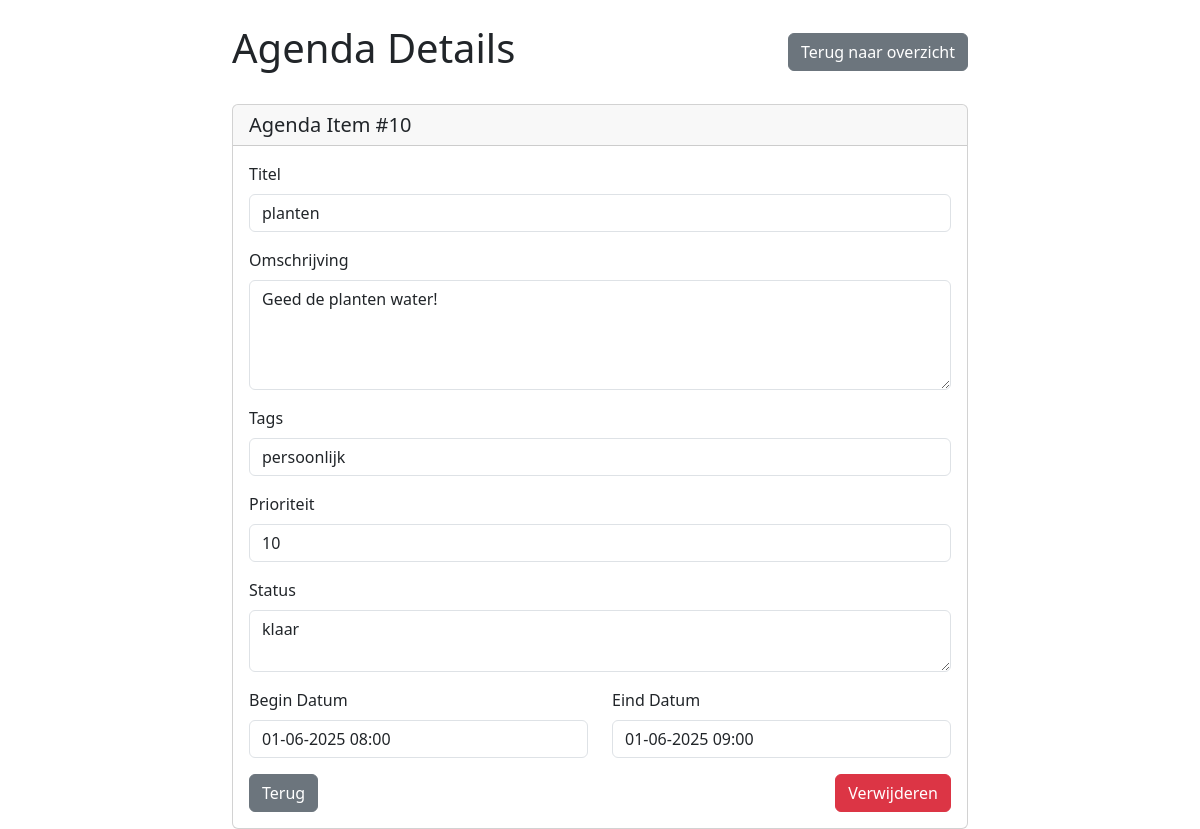
Screenshot of /php2/agenda_item.php?ID=10 with the database file from the repository.
### tables this page shows
CREATE TABLE "crud_agenda"
(
    ID           integer not null
        constraint crud_agenda_pk
            primary key autoincrement,
    titel        TEXT    not null,
    omschrijving TEXT    not null,
    begin_datum  DATE    not null,
    eind_datum   DATE    not null,
    prioriteit   integer not null,
    status       TEXT    not null,
    tags         TEXT
);

### php2/agenda_item.php (called while the page is built, shortened)
<?php
require "config.php";
$id = $_GET["ID"] ?? null;
try {
    $query = "SELECT * FROM crud_agenda WHERE ID = :id";
    $stmt = $pdo->prepare($query);
    $stmt->bindParam(":id", $id);
    $stmt->execute();
    $agenda_item = $stmt->fetch();
} catch (PDOException $e) {
    error_log("Select query failed: " . $e->getMessage());
    $fout = "Er is een fout opgetreden bij het ophalen van het agenda item.";
}
include_once "views/agenda_item_view.php";

### php2/views/agenda_item_view.php (the view, shortened to what this page needs)
<!DOCTYPE html>
<html lang="en">
<head>
    <link href="./node_modules/bootstrap/dist/css/bootstrap.min.css" rel="stylesheet">
</head>
<body>
    <?php
    function formateerDatum($datum_string) {
        $datum = new DateTime($datum_string);
        return $datum->format("d-m-Y H:i");
    }
    ?>
    <div class="container mt-4">
        <div class="row">
            <div class="col-md-8 mx-auto">
                <div class="d-flex justify-content-between align-items-center mb-4">
                    <h1>Agenda Details</h1>
                    <a href="agenda.php" class="btn btn-secondary">Terug naar overzicht</a>
                </div>
                <div class="card">
                    <div class="card-header">
                        <h5 class="card-title mb-0">Agenda Item #<?= htmlspecialchars($agenda_item["ID"]) ?></h5>
                    </div>
                    <div class="card-body">
                        <form method="POST">
                            <div class="mb-3">
                                <label for="titel" class="form-label">Titel</label>
                                <input type="text" class="form-control" id="titel" name="titel"
                                    value="<?= htmlspecialchars($agenda_item["titel"]) ?>" readonly>
                            </div>
                            <div class="mb-3">
                                <label for="omschrijving" class="form-label">Omschrijving</label>
                                <textarea class="form-control" id="omschrijving" name="omschrijving" rows="4"
                                    readonly><?= htmlspecialchars($agenda_item["omschrijving"]) ?></textarea>
                            </div>
                            <div class="mb-3">
                                <label for="tags" class="form-label">Tags</label>
                                <input type="text" class="form-control" id="tags" name="tags"
                                    value="<?= htmlspecialchars($agenda_item["tags"] ?? "") ?>" readonly>
                            </div>
                            <div class="mb-3">
                                <label for="prioriteit" class="form-label">Prioriteit</label>
                                <input type="text" class="form-control" id="prioriteit" name="prioriteit"
                                    value="<?= htmlspecialchars($agenda_item["prioriteit"] ?? "N/A") ?>" readonly>
                            </div>
                            <div class="mb-3">
                                <label for="status" class="form-label">Status</label>
                                <textarea class="form-control" id="status" name="status" rows="2"
                                    readonly><?= htmlspecialchars($agenda_item["status"] ?? "") ?></textarea>
                            </div>
                            <div class="row">
                                <div class="col-md-6">
                                    <div class="mb-3">
                                        <label for="begin_datum" class="form-label">Begin Datum</label>
                                        <input type="text" class="form-control" id="begin_datum"
                                            name="begin_datum"
                                            value="<?= formateerDatum($agenda_item["begin_datum"]) ?>" readonly>
                                    </div>
                                </div>
                                <div class="col-md-6">
                                    <div class="mb-3">
                                        <label for="eind_datum" class="form-label">Eind Datum</label>
                                        <input type="text" class="form-control" id="eind_datum"
                                            name="eind_datum"
                                            value="<?= formateerDatum($agenda_item["eind_datum"]) ?>" readonly>
                                    </div>
                                </div>
                            </div>
                            <div class="d-flex gap-2">
                                <a href="agenda.php" class="btn btn-secondary">Terug</a>
                                <a href="agenda_verwijderen.php?ID=<?= $agenda_item["ID"] ?>"
                                    class="btn btn-danger ms-auto"
                                    onclick="return confirm('Weet je zeker dat je dit item wilt verwijderen?')">Verwijderen</a>
                            </div>
                        </form>
                    </div>
                </div>
            </div>
        </div>
    </div>
</body>
</html>

### rows the page displays
crud_agenda: ID "10", titel "planten", omschrijving "Geed de planten water!", tags "persoonlijk", prioriteit "10", status "klaar", begin_datum "01-06-2025 08:00", eind_datum "01-06-2025 09:00"
